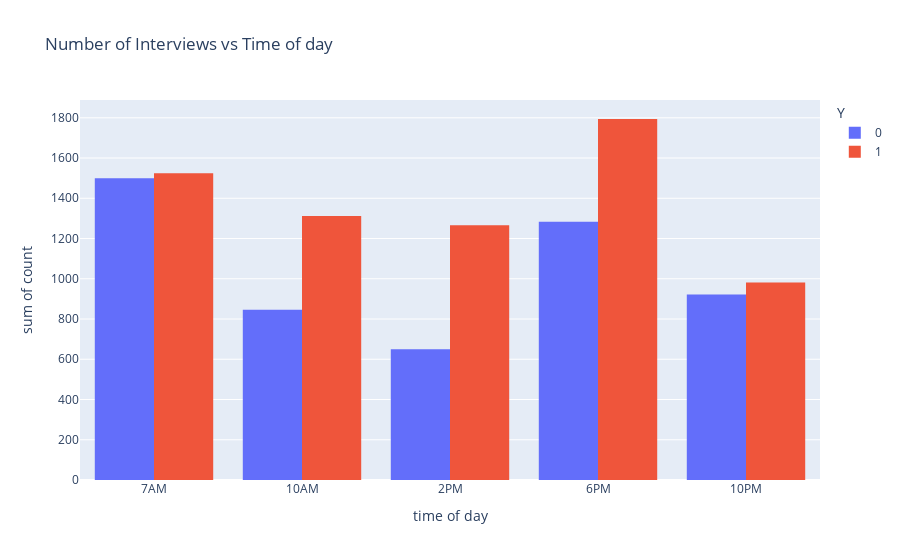

Source (notebook cell):
### Code cell
# Create a histogram of number of interviews vs  Time of Day
px.histogram(time_count_sort, x="time",y="count",color="Y",barmode='group',
             title="Number of Interviews vs Time of day", labels={"time":"time of day"})

### Figure 1 — Plotly figure (JSON) as saved in the notebook; plotly's stock layout.template omitted (floating-point values rounded to 4 significant figures)
{"data": [{"alignmentgroup": "True", "bingroup": "x", "histfunc": "sum", "hovertemplate": "Y=0<br>time of day=%{x}<br>sum of count=%{y}<extra></extra>", "legendgroup": "0", "marker": {"color": "#636efa", "pattern": {"shape": ""}}, "name": "0", "offsetgroup": "0", "orientation": "v", "showlegend": true, "type": "histogram", "x": ["7AM", "10AM", "2PM", "6PM", "10PM"], "xaxis": "x", "y": [1500, 846, 650, 1284, 922], "yaxis": "y"}, {"alignmentgroup": "True", "bingroup": "x", "histfunc": "sum", "hovertemplate": "Y=1<br>time of day=%{x}<br>sum of count=%{y}<extra></extra>", "legendgroup": "1", "marker": {"color": "#EF553B", "pattern": {"shape": ""}}, "name": "1", "offsetgroup": "1", "orientation": "v", "showlegend": true, "type": "histogram", "x": ["7AM", "10AM", "2PM", "6PM", "10PM"], "xaxis": "x", "y": [1524, 1312, 1266, 1794, 981], "yaxis": "y"}], "layout": {"barmode": "group", "legend": {"title": {"text": "Y"}, "tracegroupgap": 0}, "title": {"text": "Number of Interviews vs Time of day"}, "xaxis": {"anchor": "y", "domain": [0, 1], "title": {"text": "time of day"}}, "yaxis": {"anchor": "x", "domain": [0, 1], "title": {"text": "sum of count"}}}}
